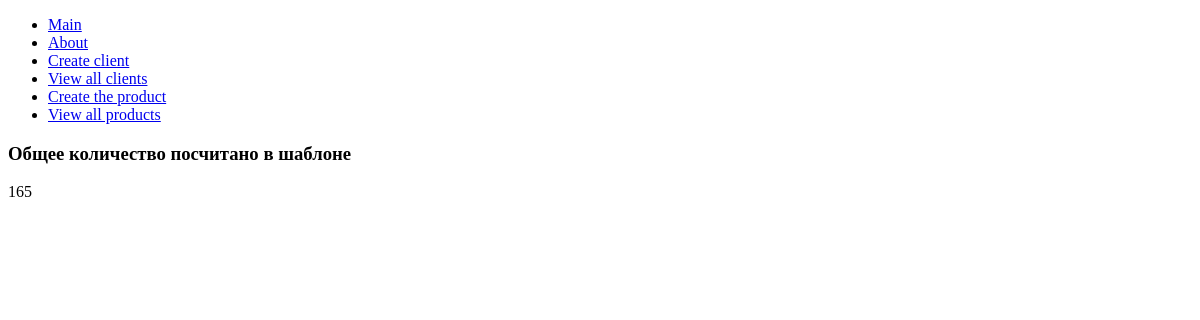
The page /template/ on the database as committed earlier.
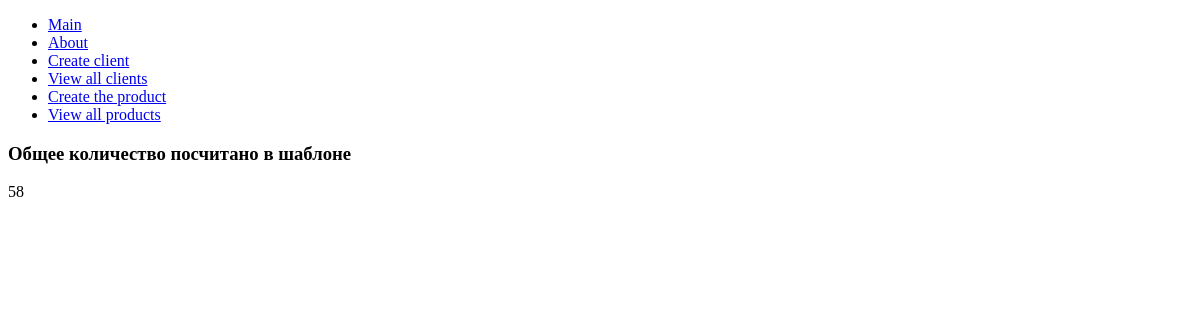
The same page on the database as committed later.
### hwapp/models.py (models this page shows, shortened)
class Product(models.Model):
    name = models.CharField(max_length=100)
    description = models.TextField(default='', blank=True)
    price = models.DecimalField(default=0.00, max_digits=8, decimal_places=2)
    quantity = models.PositiveSmallIntegerField(default=0)
    created_at = models.DateField(auto_now_add=True)
    image = models.ImageField(upload_to='images/', null=True, blank=True)
    category = models.ForeignKey(Category, on_delete=models.CASCADE, null=True, blank=True)
    @property
    def total_quantity(self):
        return sum(product.quantity for product in Product.objects.all())

### hwapp/views.py (the view)
# urls.py: path('template/', views.total_in_template, name='template'),
def total_in_template(request):
    context = {
        'title': 'Общее количество посчитано в шаблоне',
        'products': Product,
        }
    return render(request, 'total_count.html', context)

### hwapp/templates/total_count.html (shortened to what this page needs)
{% extends 'base.html' %}
{% block content %}
    <h3>{{ title }}</h3>
    {% if products %}
        <p>{{ products.total_quantity }}</p>
    {% endif %}
{% endblock %}

Rows that differ between the two databases and show on the page:
changed Product: total_quantity "165" → "58"
